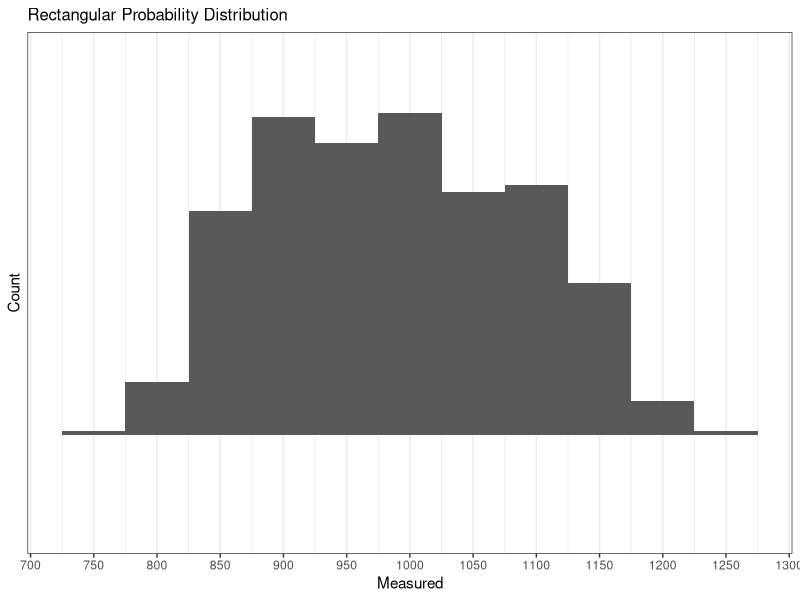
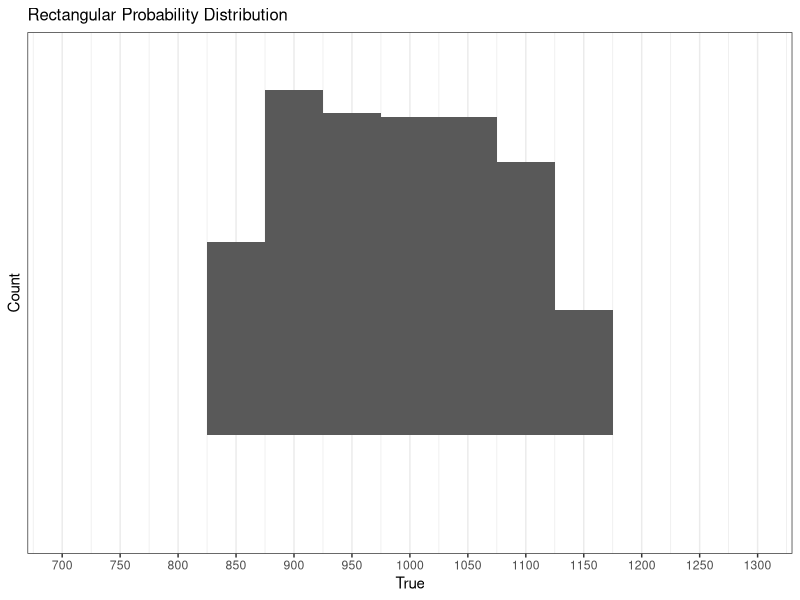
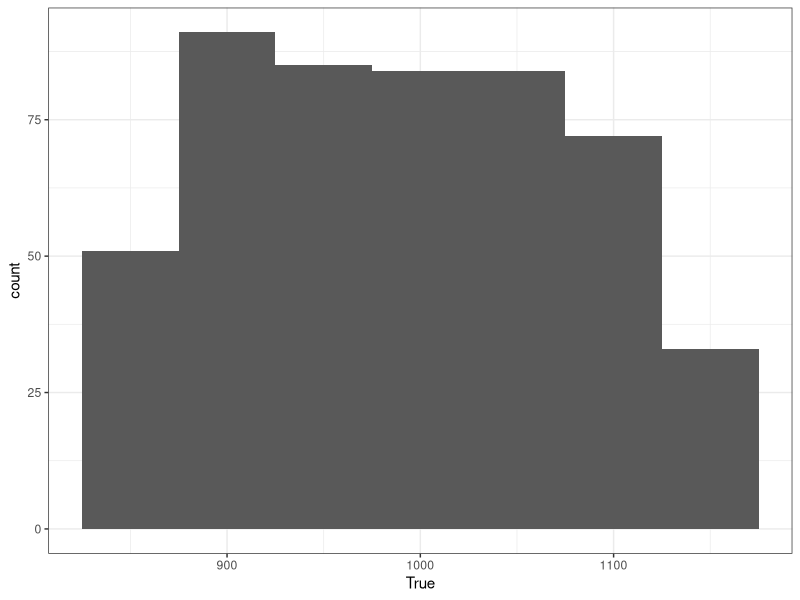
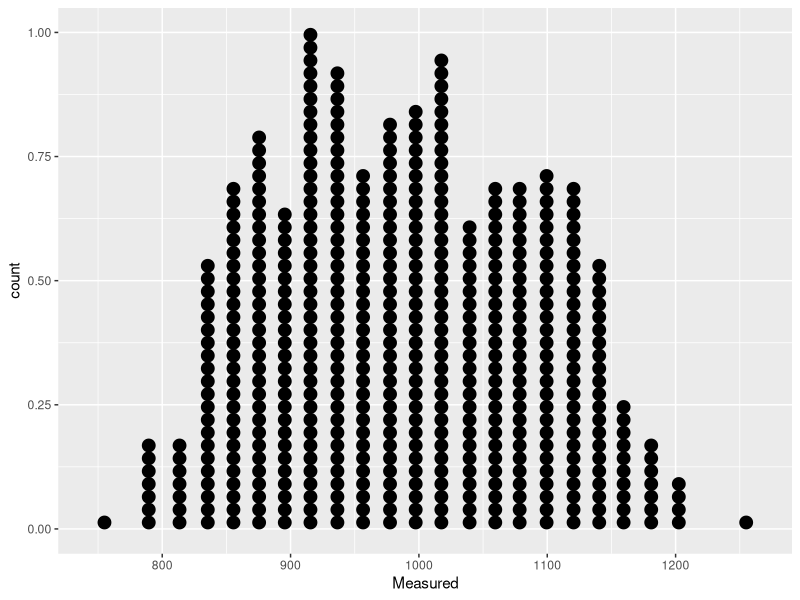
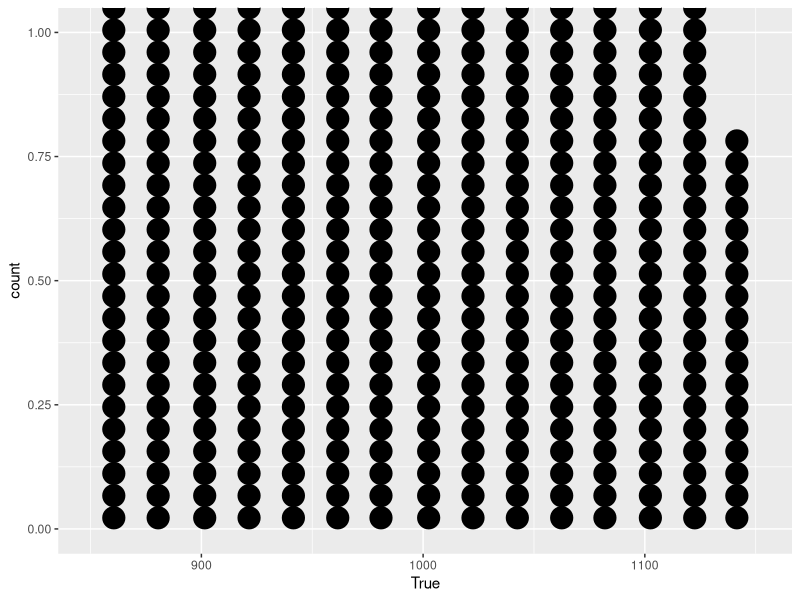
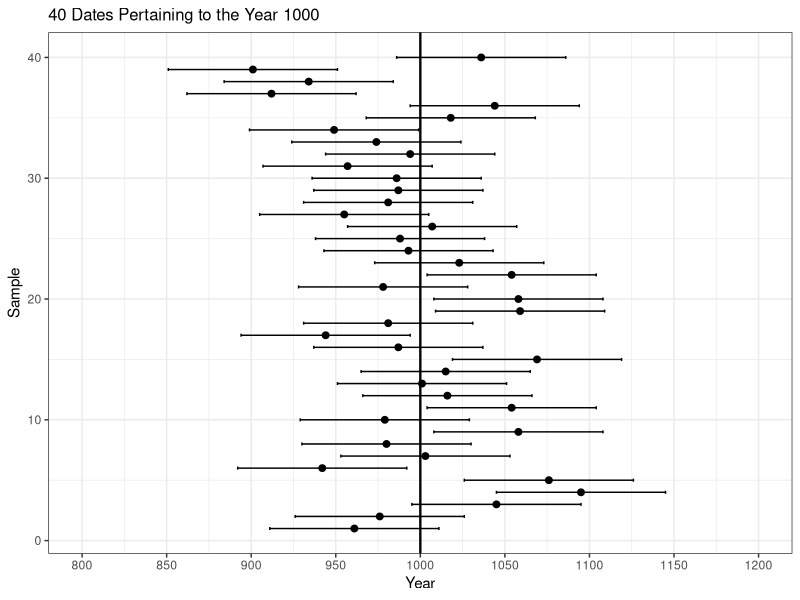
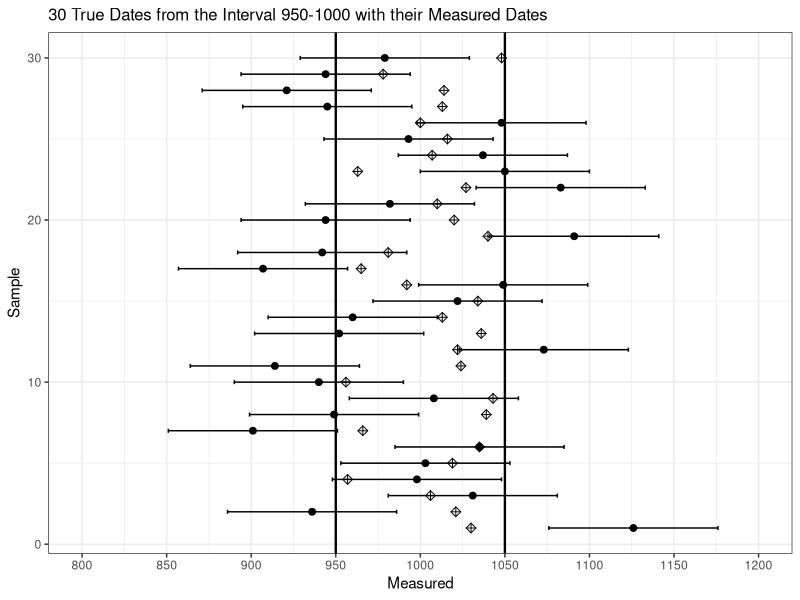
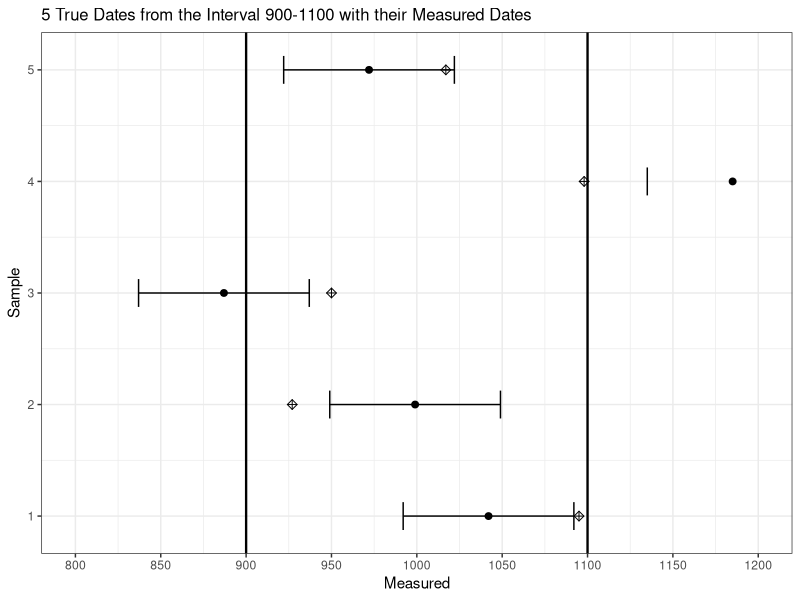

The R source for these figures, in order:

#One time: Be sure to install packages
#          Tools>Install Packages then add ggplot2,plyr,gmodels,deducer
#
#Each Time:In Packages tab at lower right, check plyr, ggplot2, Psych, labdsv, ca

library("ggplot2")
library("plyr")

#
setwd()   
setwd("c:/users/kintigh/dropbox (ASU)/Archy Research/C14/AmAntiq/Cowgll Figs")

#=======================================
# Cowgill Figure - Fig 1
#=======================================

seedval <- round(runif(1,min=0,max=100000))
#seedval <-  36490  #this one works but remove to retry
set.seed(seedval)
seedval
  
datevec <-  matrix(round(rnorm(40, mean=1000, sd=50)),ncol=1)   
dates <- cbind(1:40,datevec,50)
colnames(dates) <- c("Sample","Year","SD")
dates

datesdf<-data.frame(dates)
datesdf

png("Fig1.png",width=6.5,height=4,units="in",res=256)
label <-"40 Dates Pertaining to the Year 1000"

ggplot(datesdf, aes(Sample, Year)) + theme_bw() +   
  geom_errorbar(aes(ymin=Year-SD, ymax=Year+SD, width=0.25))+
  geom_point(shape=19,size=2)+
  geom_hline(yintercept=1000, size=.8) +
  theme(plot.title=element_text(size=12), plot.subtitle=element_text(size=12)) +
  scale_y_continuous(limits=c(800,1200),breaks=seq(800,1200,50)) + 
  coord_flip() + ggtitle(label)

dev.off()

#=======================================
# Cowgill Figure - Fig 2
#=======================================

seedval <- round(runif(1,min=0,max=100000))
#seedval <-  4087  #this one works but remove to retry
set.seed(seedval)
seedval

truedate <- matrix(round(runif(30,min=950,max=1050)))
error <- matrix(round(rnorm(30,mean=0,sd=50)))
measdate <- truedate+error

dates <- cbind(1:30,truedate,error,measdate,50)
colnames(dates) <- c("Sample","True","Error","Measured","SD")
dates

datesdf<-data.frame(dates)
datesdf


png("Fig2.png",width=6.5,height=4,units="in",res=256)
label <-"30 True Dates from the Interval 950-1000 with their Measured Dates"

ggplot(datesdf, aes(Sample, Measured)) +  theme_bw() +
  geom_errorbar(aes(ymin=Measured-SD, ymax=Measured+SD, width=0.25))+
  geom_point(shape=19,size=2)+
  geom_point(aes(y=True,x=Sample), shape=9, size=2) +
  geom_hline(yintercept=950, size=.8) +
  geom_hline(yintercept=1050, size=.8) +
  theme(plot.title=element_text(size=12), plot.subtitle=element_text(size=12)) +
  scale_y_continuous(limits=c(800,1200),breaks=seq(800,1200,50)) + 
  coord_flip() + ggtitle(label)

dev.off()

#=======================================
# Cowgill Figure - Fig 3
#=======================================
few <- 5
imin <- 900
imax <- 1100

seedval <- round(runif(1,min=0,max=100000))
#seedval <-  67662  #this one works but remove to retry
set.seed(seedval)
seedval

truedate3 <- matrix(round(runif(few,min=imin,max=imax)))
error3 <- matrix(round(rnorm(few,mean=0,sd=50)))
measdate3 <- truedate3+error3

dates3 <- cbind(1:few,truedate3,error3,measdate3,50)
colnames(dates3) <- c("Sample","True","Error","Measured","SD")
dates3

dates3df<-data.frame(dates3)
dates3df

#note Run this repeatedly until mesured dates are in interval and don't span the whole interval
png("Fig3.png",width=6.5,height=4,units="in",res=256)
label <- paste(few," True Dates from the Interval ",imin,"-",imax," with their Measured Dates",sep="")
subtitle <- "Measured Dates do not Represent the Full range of the Interval"

ggplot(dates3df, aes(Sample, Measured)) +  theme_bw() + 
  geom_errorbar(aes(ymin=Measured-SD, ymax=Measured+SD, width=0.25))+
  geom_point(shape=19,size=2)+
  geom_point(aes(y=True,x=Sample), shape=9, size=2) +
  geom_hline(yintercept=imin, size=.8) +
  geom_hline(yintercept=imax, size=.8) +
  theme(plot.title=element_text(size=12), plot.subtitle=element_text(size=12)) +
  scale_y_continuous(limits=c(800,1200),breaks=seq(800,1200,50)) + 
  coord_flip() + ggtitle(label)

dev.off()

#=======================================
# Cowgill Figure - Fig 4 - Normal
#=======================================

#n4 <- ggplot(data.frame(x = c(-4,4)), aes(x = x)) +
#  stat_function(fun = dnorm)
#n4

x <- matrix(c(800:1200),ncol=1)
y <- matrix(dnorm(x,mean=1000,sd=50))

matxy <- cbind(x,y)
colnames(matxy) <- c("Year","P")
matxy <- data.frame(matxy)
matxy

png("Fig4.png",width=6.5,height=3,units="in",res=256)
label <- "Normal Probability Distribution"

ggplot(matxy, aes(Year,P)) + theme_bw() +  
  theme(plot.title=element_text(size=12), plot.subtitle=element_text(size=12)) +
  scale_x_continuous(limits=c(800,1200),breaks=seq(800,1200,50)) + 
  scale_y_continuous(breaks=0, minor_breaks=NULL) +
  geom_line() + ggtitle(label)

dev.off()

#=======================================
# Cowgill Figure - Fig 6 - truncated normal
#=======================================

x <- matrix(c(800:900,900:1100,1100:1200),ncol=1)
y <- matrix(dnorm(x,mean=1000,sd=50))

matxy <- cbind(x,y)
colnames(matxy) <- c("Year","P")
matxy <- data.frame(matxy)
matxy

for (i in 1:403) {
  if ((matxy$Year[i]<900) || (matxy$Year[i]>1100)) matxy$P[i] <- 0 
}
matxy[101,2]<-0
matxy[303,2]<-0
matxy

png("Fig6.png",width=6.5,height=3,units="in",res=256)
label <- "Truncated Normal Probability Distribution at +/- 2SD"

ggplot(matxy, aes(Year,P)) + theme_bw() +  
  theme(plot.title=element_text(size=12), plot.subtitle=element_text(size=12)) +
  scale_x_continuous(limits=c(800,1200),breaks=seq(800,1200,50)) + 
  scale_y_continuous(breaks=0, minor_breaks=NULL) +
  geom_line() + ggtitle(label)

dev.off()

#=======================================
# Cowgill Figure - Fig 5 - rectangular
#=======================================

x <- rbind(c(800,0),c(950,0),c(950,1),c(1050,1),c(1050,0),c(1200,0))
colnames(x) <- c("Year","P")
x <- data.frame(x)
x

png("Fig5.png",width=6.5,height=2.5,units="in",res=256)
label <- "Rectangular Probability Distribution"

ggplot(x, aes(Year,P)) + theme_bw() + 
  theme(plot.title=element_text(size=12), plot.subtitle=element_text(size=12)) +
  scale_x_continuous(limits=c(800,1200),breaks=seq(800,1200,50)) + 
  scale_y_continuous(breaks=0, minor_breaks=NULL, limits=c(0,1.15)) +
    geom_line() + ggtitle(label)

dev.off()

#=======================================
# Cowgill Figure - Fig 7
#=======================================

ndates <- 500
sO <- 100
sM <- 50
sT <- (sO*sO -sM*sM)^0.5
sT

#mode=N2 normal R=rectangular
#mode <- "N2"
mode="R"

if (mode == "N2"){
  K <- 4.55
} else {
  K <- 3.46
}

Ihat <- K*sT
Ihat
sample_sd <- 0

while (sample_sd != 100) {
#seedval <- 314159
#seedval <- round(runif(1,min=0,max=100000))
seedval <-  63617  #this one works but remove to retry
set.seed(seedval)

truedate <- matrix(1:ndates)
error <- matrix(round(rnorm(ndates,mean=0,sd=sM)))

i <- 1

while (i < (ndates+1)) {
 if (mode=="N2") {
    truedate[i] <- round(rnorm(1,mean=1000,sd=sT)) 
    if ((truedate[i]>=(1000-round(Ihat/2))) && (truedate[i]<=(1000+round(Ihat/2)))) i <- i+1  
  } else {
    truedate[i] <- round(runif(1,min=round(1000-Ihat/2),max=round(1000+Ihat/2)))
    print(c(i,truedate[i]))
    i <- i+1
  }
} 

measdate <- truedate+error
sample_sd <- round(sd(measdate))
print(c(seedval,sample_sd))
}

dates <- cbind(1:ndates,truedate,error,measdate)
colnames(dates) <- c("Sample","True","Error","Measured")
datesdf<-data.frame(dates)
datesdf

min(datesdf$Measured)
max(datesdf$Measured)


ggplot(datesdf, aes(Measured)) +   ggtitle(label) +
  geom_histogram(binwidth=50) + theme_bw() +
  theme(plot.title=element_text(size=12), plot.subtitle=element_text(size=12)) +
  scale_x_continuous(breaks=seq(700,1300,50)) + 
  scale_y_continuous(name="Count", limits=c(-25,100), breaks=NULL,) 

ggplot(datesdf, aes(True)) +   ggtitle(label) +
  geom_histogram(binwidth=50) + theme_bw() +
  theme(plot.title=element_text(size=12), plot.subtitle=element_text(size=12)) +
  scale_x_continuous(breaks=seq(700,1300,50),limits=c(700,1300))+ 
  scale_y_continuous(name="Count", limits=c(-25,100), breaks=NULL) 

# ggplot(datesdf, aes(Sample, Measured)) +  theme_bw() + 
#   geom_errorbar(aes(ymin=Measured-50, ymax=Measured+50, width=0.25))+
#   geom_point(shape=19,size=2)+
#   geom_point(aes(y=True,x=Sample), shape=9, size=2) +
#   geom_hline(yintercept=1000-round(Ihat/2), size=.8) +
#   geom_hline(yintercept=1000+round(Ihat/2), size=.8) +
#   theme(plot.title=element_text(size=12), plot.subtitle=element_text(size=12)) +
#   scale_y_continuous(limits=c(800,1200),breaks=seq(800,1200,50)) + 
#   coord_flip() + ggtitle(label)


sdm <- rbind(c(900,-5),c(950,-5))
colnames(sdm) <- c("Year","Zero")
sdm <- data.frame(sdm)
sdm

sdo <- rbind(c(1000,-5),c(1100,-5))
colnames(sdo) <- c("Year","Zero")
sdo <- data.frame(sdo)
sdo

rinterval <- rbind(c(1000-300/2,-15),c(1000+300/2,-15))
colnames(rinterval) <- c("Year","Zero")
rinterval <- data.frame(rinterval)
rinterval

ninterval <- rbind(c(1000-403/2,-26),c(1000+403/2,-26))
colnames(ninterval) <- c("Year","Zero")
ninterval <- data.frame(ninterval)
ninterval

lab1  <- expression(sigma[m] == 50)
lab1a <- expression(S[o] == 100)
lab2 <- "Estimated True Interval (Rectangular Distribution)"
lab3 <- "Estimated True Interval (Truncated Normal Distribution)"

png("Fig7.png",width=6.5,height=4,units="in",res=256)
label <- paste(ndates," Measured Dates, So=100 Measurement Sigma=50",sep="")

ggplot(datesdf, aes(Measured)) +   ggtitle(label) +
  geom_histogram(binwidth=50) + theme_bw() +
  theme(plot.title=element_text(size=12), plot.subtitle=element_text(size=12)) +
  scale_x_continuous(breaks=seq(700,1300,50)) + 
  scale_y_continuous(name="Count", limits=c(-32,100), breaks=NULL,) +
  geom_line(data=sdm, aes(x=Year, y=Zero), size=2) +
  geom_text(aes(x = 925, y = -9, label= as.character(lab1)), parse=TRUE,  size=3.5) +
  geom_line(data=sdo, aes(x=Year, y=Zero), size=2) +
  geom_text(aes(x = 1050, y = -9, label= as.character(lab1a)), parse=TRUE, size=3.5) +
  geom_line(data=rinterval, aes(x=Year, y=Zero), size=2) +
  geom_text(aes(x = 1000, y = -19, label=lab2),   size=3.5) +
  geom_line(data=ninterval, aes(x=Year, y=Zero), size=2) +
  geom_text(aes(x = 1000, y = -31, label=lab3),   size=3.5)

dev.off()

ggplot(datesdf, aes(True)) + theme_bw() +
  geom_histogram(binwidth=50)



ggplot(datesdf, aes(Measured)) + 
  geom_dotplot(binwidth=20, dotsize=.5)

ggplot(datesdf, aes(True)) + 
  geom_dotplot(binwidth=20, dotsize=.5)

#=======================================
